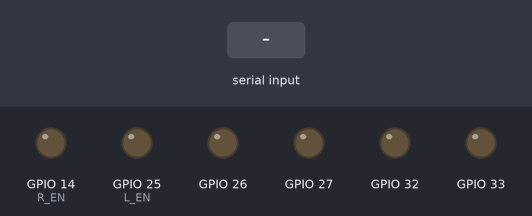
The sketch below on a simulated ESP32. Parts: output pins drawn as LEDs (lit = HIGH). Inputs (shaded band) come from the test bench. What the sketch prints to the serial monitor is not drawn.

Above: at 1.7 s.
1.8 s: "l\n" received over Serial
At 2.8 s:
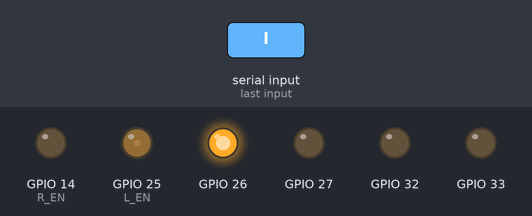
4.8 s: "r\n" received over Serial
At 5.6 s:
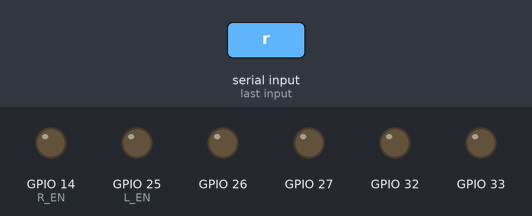
6.3 s: "w\n" received over Serial
At 6.7 s:
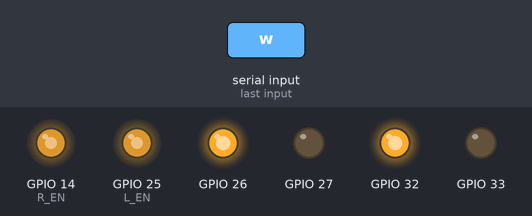
9.3 s: "s\n" received over Serial
At 10.2 s:
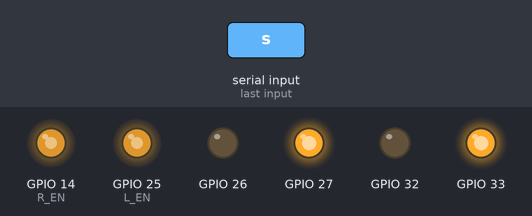
12.3 s: "a\n" received over Serial
At 12.8 s:
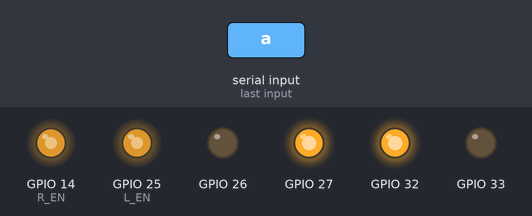
14.5 s: "d\n" received over Serial
At 15.0 s:
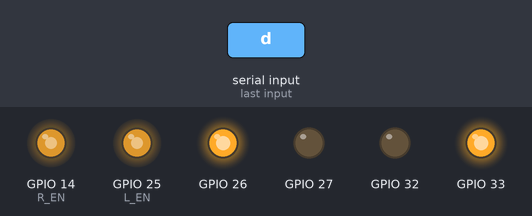
Timing chart, 0 to 17.5 s (numbered marks = the images above; inputs shaded):
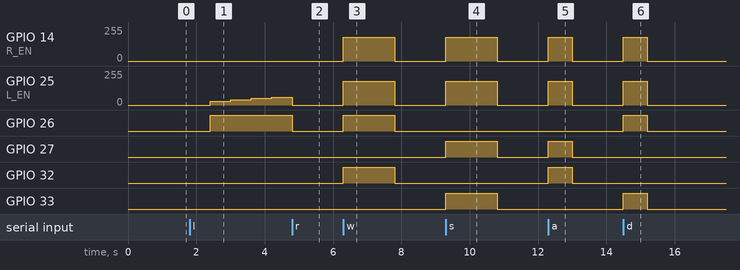

The sketch:

car_test.ino
```cpp
// 小車測試程式 v1 — 階段 3、4：單輪測試、雙輪行走、直線校正
// 板子：NodeMCU-32S（Arduino-ESP32 核心 3.x）
// 用法：序列監視器 115200 baud，輸入指令字母後按 Enter。輸入 h 看說明。
// 安全設計：每個動作會自動停止，不會一直衝出去。
#include <Arduino.h>

// ---- 腳位（與開發流程 PDF 相同）----
const int L_EN = 25, L_IN1 = 26, L_IN2 = 27;   // 左輪：L298N #1 ENA / IN1 / IN2
const int R_EN = 14, R_IN1 = 32, R_IN2 = 33;   // 右輪：L298N #1 ENB / IN3 / IN4
const int PWM_FREQ = 1000, PWM_RES = 8;        // 8 bit：0~255

// ---- 可調參數 ----
int speed = 180;   // 行走速度（+ / - 調整）
int bal = 0;       // 直線校正：左輪 = speed + bal，右輪 = speed - bal（q / e 調整）

const unsigned long MOVE_MS = 1500;      // w / s 的動作時間
const unsigned long TURN_MS = 700;       // a / d 的動作時間
const unsigned long STRAIGHT_MS = 5000;  // g 直線測試時間
const unsigned long SPIN_MS = 5000;      // t 原地旋轉測試時間
const unsigned long SWEEP_STEP_MS = 600; // l / r 掃描時每一階停留時間

enum Mode { IDLE, MOVING, SWEEP };
Mode mode = IDLE;
unsigned long modeStart = 0, moveDuration = 0, lastStep = 0;
int sweepSide = 0;  // 0 = 左輪, 1 = 右輪
int sweepDuty = 0;
unsigned long sweepStarted = 0;

// s：-255 ~ 255，負值為反轉
void motor(int en, int in1, int in2, int s) {
  s = constrain(s, -255, 255);
  digitalWrite(in1, s > 0 ? HIGH : LOW);
  digitalWrite(in2, s < 0 ? HIGH : LOW);
  ledcWrite(en, abs(s));
}

void drive(int left, int right) {
  motor(L_EN, L_IN1, L_IN2, left);
  motor(R_EN, R_IN1, R_IN2, right);
}

void stopAll() {
  drive(0, 0);
  mode = IDLE;
}

void startMove(int left, int right, unsigned long ms) {
  drive(left, right);
  mode = MOVING;
  modeStart = millis();
  moveDuration = ms;
}

void printStatus() {
  Serial.printf("speed = %d   bal = %d   （左輪 PWM = %d，右輪 PWM = %d）\n",
                speed, bal, constrain(speed + bal, 0, 255), constrain(speed - bal, 0, 255));
}

void help() {
  Serial.println();
  Serial.println("===== 小車測試指令（輸入字母後按 Enter）=====");
  Serial.println(" l / r : 左輪 / 右輪 單獨從低速慢慢加速（看到開始轉就按 Enter 停止）");
  Serial.println(" w / s : 前進 / 後退 1.5 秒");
  Serial.println(" a / d : 原地左轉 / 右轉 0.7 秒");
  Serial.println(" g     : 直線測試，前進 5 秒（放在地上測）");
  Serial.println(" t     : 原地右轉 5 秒（數轉幾圈，算出轉一圈要幾秒）");
  Serial.println(" + / - : 速度加減 10");
  Serial.println(" q     : 車子往「左」偏時按（左輪加快、右輪減慢）");
  Serial.println(" e     : 車子往「右」偏時按（右輪加快、左輪減慢）");
  Serial.println(" x     : 立即停止");
  Serial.println(" p     : 顯示目前參數    h : 顯示這份說明");
  Serial.println("============================================");
  printStatus();
}

void startSweep(int side) {
  drive(0, 0);
  sweepSide = side;
  sweepDuty = 20;  // 第一階會先 +10，從 30 開始
  mode = SWEEP;
  lastStep = millis();
  sweepStarted = lastStep;
  Serial.printf("%s輪掃描開始：PWM 從 30 慢慢往上加，輪子一開始轉就按 Enter\n",
                side == 0 ? "左" : "右");
}

void handle(char c) {
  switch (c) {
    case 'l': startSweep(0); break;
    case 'r': startSweep(1); break;
    case 'w': Serial.println("前進"); startMove(speed + bal, speed - bal, MOVE_MS); break;
    case 's': Serial.println("後退"); startMove(-(speed + bal), -(speed - bal), MOVE_MS); break;
    case 'a': Serial.println("原地左轉"); startMove(-speed, speed, TURN_MS); break;
    case 'd': Serial.println("原地右轉"); startMove(speed, -speed, TURN_MS); break;
    case 'g': Serial.println("直線測試 5 秒"); startMove(speed + bal, speed - bal, STRAIGHT_MS); break;
    case 't': Serial.println("原地右轉 5 秒，請數圈數"); startMove(speed, -speed, SPIN_MS); break;
    case 'x': stopAll(); Serial.println("停止"); break;
    case '+': speed = min(255, speed + 10); printStatus(); break;
    case '-': speed = max(0, speed - 10); printStatus(); break;
    case 'q': bal += 3; printStatus(); break;
    case 'e': bal -= 3; printStatus(); break;
    case 'p': printStatus(); break;
    case 'h': help(); break;
    default: break;  // 忽略其他字元
  }
}

void setup() {
  Serial.begin(115200);
  const int outs[] = {L_IN1, L_IN2, R_IN1, R_IN2};
  for (int p : outs) pinMode(p, OUTPUT);
  ledcAttach(L_EN, PWM_FREQ, PWM_RES);
  ledcAttach(R_EN, PWM_FREQ, PWM_RES);
  drive(0, 0);
  delay(500);
  help();
}

void loop() {
  while (Serial.available()) {
    char c = Serial.read();
    if (mode == SWEEP) {  // 掃描中按任何鍵（包含 Enter）就停
      if (millis() - sweepStarted < 300) continue;  // 忽略啟動指令同一行的 Enter
      stopAll();
      Serial.printf(">> 停在 PWM = %d，這附近就是這顆馬達的最低啟動值，請記下來\n", sweepDuty);
      while (Serial.available()) Serial.read();  // 清掉同一行剩下的字元
      break;
    }
    if (c == '\r' || c == '\n' || c == ' ') continue;
    handle(c);
  }

  unsigned long now = millis();

  if (mode == MOVING && now - modeStart >= moveDuration) {
    drive(0, 0);
    mode = IDLE;
    Serial.println("（自動停止）");
  }

  if (mode == SWEEP && now - lastStep >= SWEEP_STEP_MS) {
    lastStep = now;
    sweepDuty += 10;
    if (sweepDuty > 250) {
      stopAll();
      Serial.println("掃描結束：到 250 都沒轉，請檢查接線（EN 跳帽、共地、馬達線）");
    } else {
      if (sweepSide == 0) motor(L_EN, L_IN1, L_IN2, sweepDuty);
      else                motor(R_EN, R_IN1, R_IN2, sweepDuty);
      Serial.printf("PWM = %d\n", sweepDuty);
    }
  }
}
```

Measured:
- after the input at 1.8 s, GPIO 25 (L_EN): 0/255 → 30/255 after 0.60 s, → 40/255 0.60 s later, → 50/255 0.60 s later, → 60/255 0.60 s later; GPIO 26: LOW → HIGH after 0.60 s
- after the input at 4.8 s, GPIO 26: HIGH → LOW at once
- after the input at 6.3 s, GPIO 14 (R_EN), GPIO 25 (L_EN): 0/255 → 179/255 at once, → 0/255 1.5 s later; GPIO 26, GPIO 32: LOW → HIGH at once, → LOW 1.5 s later
- after the input at 9.3 s, GPIO 14 (R_EN), GPIO 25 (L_EN): 0/255 → 179/255 at once, → 0/255 1.5 s later; GPIO 27, GPIO 33: LOW → HIGH at once, → LOW 1.5 s later
- after the input at 12.3 s, GPIO 14 (R_EN), GPIO 25 (L_EN): 0/255 → 179/255 at once, → 0/255 0.70 s later; GPIO 27, GPIO 32: LOW → HIGH at once, → LOW 0.70 s later
- after the input at 14.5 s, GPIO 14 (R_EN), GPIO 25 (L_EN): 0/255 → 179/255 at once, → 0/255 0.70 s later; GPIO 26, GPIO 33: LOW → HIGH at once, → LOW 0.70 s later
